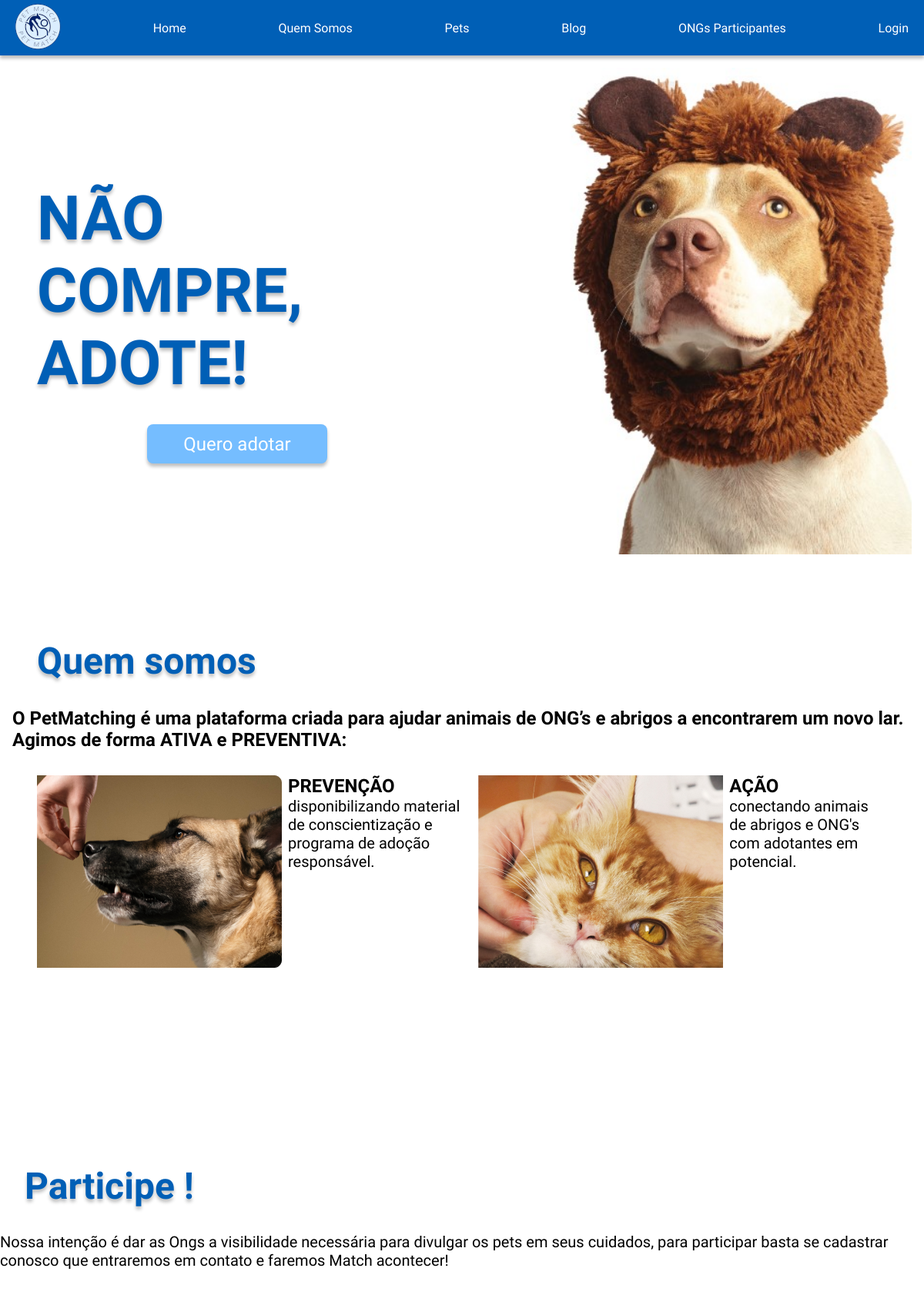
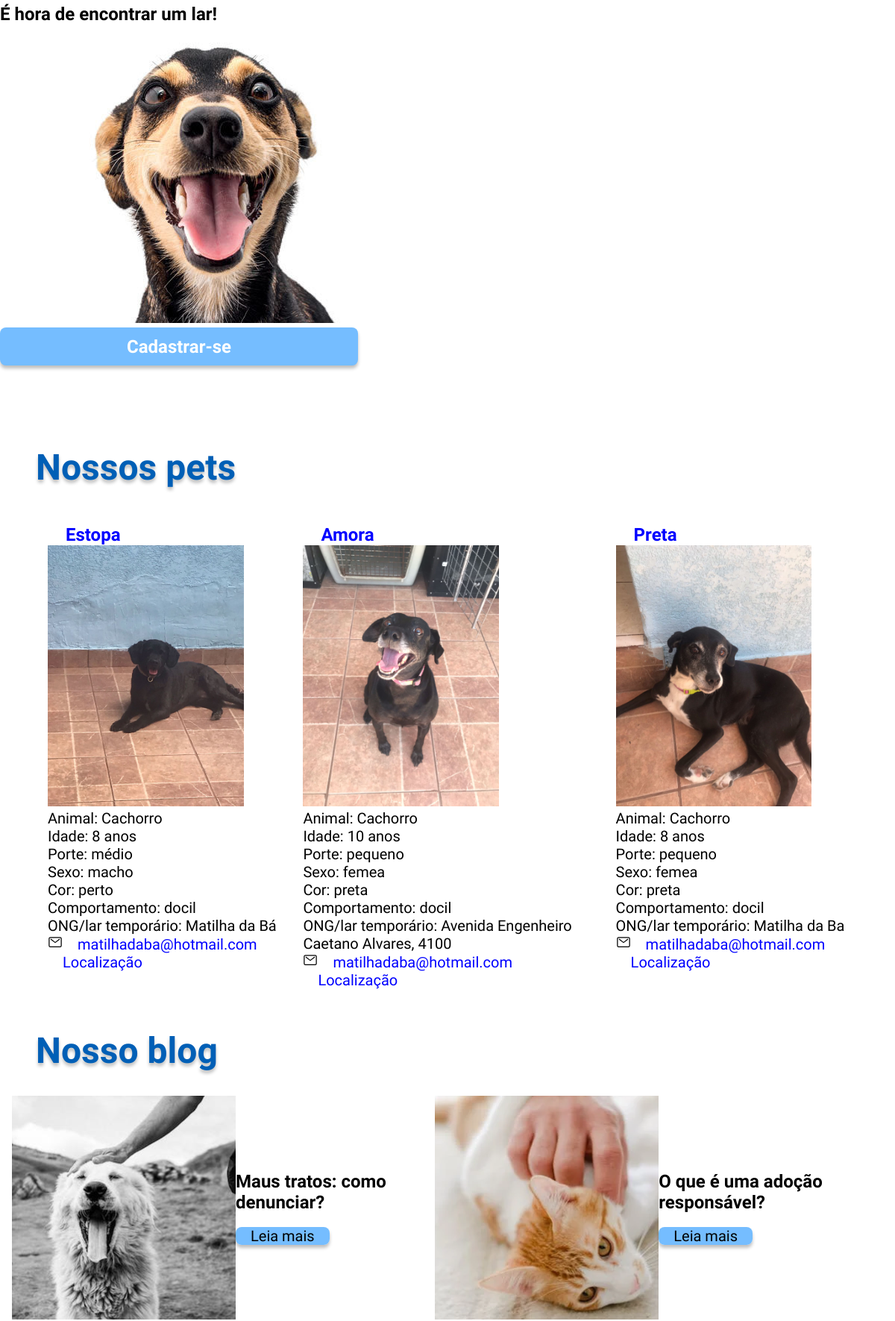
The page / (upper part) on the database its author committed (2 pictures, top to bottom).
### petmatch/models.py (models this page shows, shortened)
class Pet(models.Model):
    animal = models.CharField(max_length=200)
    nome = models.CharField(max_length=200)
    data_nascimento = models.DateTimeField("data de nascimento")
    porte = models.CharField(max_length=10) # pequeno / medio / grande
    sexo = models.CharField(max_length=5) # femea / macho
    cor = models.CharField(max_length=200)
    localizacao = models.CharField(max_length=500)
    comportamento = models.CharField(max_length=500)
    email_contato = models.CharField(max_length=500, default="noreply@noreply.com.br")
    foto = models.ImageField(upload_to="photos/")
    def idade(self) -> int:
        return timezone.now().year - self.data_nascimento.year

### petmatch/views.py (the view)
# urls.py: path('', views.index, name='index'),
def index(request):
    pets = list(Pet.objects.all()[0:3])
    random.shuffle(pets)
    return render(request, 'petmatch/index.html', {"pets": pets})

### templates/petmatch/index.html (shortened to what this page needs)
{% load static %}
<!DOCTYPE html>
<html lang="pt-BR">
    <head>
        <link rel="stylesheet" href="{% static 'styles/styles.css' %}">
    </head>
    <body>
        <main>
            <section id="home">
                <section class="cabecalho">
                    <nav class="cabecalho-menu">
                        <a class="cabecalho-logo" href="{% url 'index' %}">
                            <img src="{% static 'img/logo-menor.png' %}" alt="logo Petmatching" />
                        </a>
                        <a class="cabecalho-menu-item" href="{% url 'index' %}">Home</a>
                        <a class="cabecalho-menu-item" href="#quem_somos">Quem Somos</a>
                        <a class="cabecalho-menu-item" href="{% url 'lista_pets' %}">Pets</a>
                        <a class="cabecalho-menu-item" href="#blog">Blog</a>
                        <a class="cabecalho-menu-item" href="{% url 'lista_ong' %}">ONGs Participantes</a>
                        <a class="cabecalho-menu-item" href="{% url 'login' %}">Login</a>
                    </nav>
                </section>
                <section class="conteudo_inicial">
                    <div class="conteudo_inicial_box1">
                        <h1 class="conteudo_inicial_titulo">NÃO COMPRE, ADOTE!</h1>
                        <a class="conteudo_inicial_botao" href="#pets">Quero adotar</a>
                    </div>
                    <img class="conteudo_inicial_imagem"
                         src="{% static 'img/background_home2.jpg' %}"
                         alt="Imagem de cachorro">
                </section>
            </section>
            <section id="quem_somos">
                <h1>Quem somos</h1>
                <h2>
                    O PetMatching é uma plataforma criada para ajudar animais de ONG’s e abrigos a encontrarem um novo lar. Agimos de forma ATIVA e PREVENTIVA:
                </h2>
                <section class="quem_somos_conteudo">
                    <img src="{% static 'img/img3 dog_quemsomos.png' %}" alt="Imagem de um cachorro com pelagem de cor preta e bege, e uma mão humana em seu focinho" />
                    <div class="quem_somos_prevencao">
                        <h2>PREVENÇÃO</h2>
                        <p>disponibilizando material de conscientização e programa de adoção responsável.</p>
                    </div>
                    <img src="{% static 'img/img2 cat_quemsomos.png' %}" alt="Imagem de um gato de pelagem laranja, recebendo carinho de um humano" />
                    <div class="quem_somos_cao">
                        <h2>AÇÃO</h2>
                        <p>conectando animais de abrigos e ONG's com adotantes em potencial.</p>
                    </div>
                </section>
            </section>
            <section class="chamada_cadastro">
                <div class="participe">
                    <h1>Participe !</h1>
                    <p>Nossa intenção é dar as Ongs a visibilidade necessária para divulgar os pets em seus cuidados, para participar basta se cadastrar conosco que entraremos em contato e faremos Match acontecer!</p>
                    <br></br>
                    <h2> É hora de encontrar um lar! <h2>
                    <img class="cachorro-feliz" src="{% static 'img/cachorro-feliz.jpg' %}" alt="cachorro-preto-caramelo">
                    <a class="conteudo_inicial_botao" href="{% url 'cadastro_ong' %}">Cadastrar-se</a>
                 </div>
            <br></br>
            </section>
            <section id="pets">
                <h1>Nossos pets</h1>
                <section class="pets_conteudo">
                    {% for pet in pets %}
                        <div class="Estopa">
                            <h2>
                                <a href="{% url 'detalhes_pet' pet_id=pet.id %}">{{ pet.nome }}</a>
                            </h2>
                            <img class="imagem_pet_home" src="{{ pet.foto.url }}" />
                            <ul>
                                <li>Animal: {{ pet.animal }}</li>
                                <li>Idade: {{ pet.idade }} anos</li>
                                <li>Porte: {{ pet.porte }}</li>
                                <li>Sexo: {{ pet.sexo }}</li>
                                <li>Cor: {{ pet.cor }}</li>
                                <li>Comportamento: {{ pet.comportamento }}</li>
                                <li>ONG/lar temporário: {{ pet.localizacao }}</li>
                                <li>
                                <ion-icon name="mail-outline"></ion-icon><a href="{{ pet.email_contato }}">{{ pet.email_contato }}</a>
                                <a href="{% url 'localizacao_pet' pet.id %}">Localização</a>
                            </li>
                        </ul>
                    </div>
                {% endfor %}
            </section>
        </section>
        <section id="blog">
            <h1>Nosso blog</h1>
            <section class="blog_conteudo">
                <img src="{% static 'img/img7 dog_nossoblog.png' %}" alt="Imagem em preto e branco de um cachorro da raça labrador, recebendo carinho de um humano">
                <div class="blog_conteudo_box1">
                    <h2>Maus tratos: como denunciar?</h2>
                    <br>
                    <a href="" class="leia_mais">Leia mais</a>
                </div>
                <img src="{% static 'img/img8 cat_nossoblog.png' %}" alt="Imagem de um gato branco e laranja, recebendo carinho de um humano">
                <div class="blog_conteudo_box2">
                    <h2>O que é uma adoção responsável?</h2>
                    <br>
                    <a href="" class="leia_mais">Leia mais</a>
                </div>
            </section>
        </section>
    </main>
</body>
</html>

### setup/static/styles/styles.css (style rules this page uses)
* { margin: 0; padding: 0; box-sizing: border-box; text-decoration: none; }
.cabecalho { display: flex; flex-direction: row; align-items: center; justify-content: space-between; width: 100%; padding: 4px; color: #ffffff; background: #005FB6; box-shadow: 0px 4px 4px rgba(0, 0, 0, 0.25); }
.cabecalho-menu { width: 100%; display: flex; justify-content: space-between; align-content: center; align-items: center; }
#home { height: 750px; }
.conteudo_inicial { display: flex; flex-direction: row; justify-content: center; align-items: center; width: 100%; padding: 1em; }
.conteudo_inicial_titulo { font-family: 'Titan One'; font-size: 5rem; color: #005FB6; text-shadow: 0px 4px 4px rgba(0, 0, 0, 0.25); margin: 32px; }
.conteudo_inicial_imagem { width: 50%; align-items:last baseline; }
.conteudo_inicial_box1 { display: flex; flex-direction: column; align-items: center; width: 50%; }
.conteudo_inicial_botao { width: 40%; height: 51px; background: #75BDFF; box-shadow: 0px 4px 4px rgba(0, 0, 0, 0.25); border-radius: 8px; color: #ffffff; font-family: 'Lilita One'; font-size: 1.5rem; border-style: hidden; text-align: center; display: flex; justify-content: center; align-items: center; }
body { box-sizing: border-box; height: 100vh; font-family: 'Lilita One'; font-style: normal; font-size: 1rem; font-weight: 400; }
h1 { font-family: 'Titan One'; font-size: 3rem; color: #005FB6; text-shadow: 0px 4px 4px rgba(0, 0, 0, 0.25); margin: 32px; }
h2 { font-size: 1.5rem; }
p, li { font-family: 'Quicksand', sans-serif; font-size: 1.25rem; list-style-type: none; }
a { padding-right: 1em; padding-left: 1em; color: #ffffff; }
#quem_somos { height: 650px; margin: 1em; margin-top: 5em; }
.quem_somos_conteudo { display: flex; justify-content: space-between; flex-direction: row; gap: 8px; margin: 2em; }
#pets { min-height: 750px; margin: 1em; }
.pets_conteudo { margin: 2em; display: flex; justify-content: space-between; }
.pets_conteudo div { margin: 1em; }
.pets_conteudo div a { color: blue; }
#blog { margin: 1em; height: 600px; }
.blog_conteudo { display: flex; justify-content: space-between; flex-direction: row; align-items: center; }
button, .voltar, .leia_mais, .quero_adotar { width: 160px; height: 40px; margin-top: 2px; margin-bottom: 5px; background: #75BDFF; box-shadow: 0px 4px 4px rgba(0, 0, 0, 0.25); border-radius: 8px; color: #000000; font-family: 'Lilita One'; font-size: 1.25rem; border-style: hidden; }
.imagem_pet_home { width: auto; height: 350px; }

### rows shown on the page
Pet: nome "Estopa", foto (picture), animal "Cachorro", idade "8", porte "médio", sexo "macho", cor "perto", comportamento "docil", localizacao "Matilha da Bá", email_contato "matilhadaba@hotmail.com"
Pet: nome "Amora", foto (picture), animal "Cachorro", idade "10", porte "pequeno", sexo "femea", cor "preta", comportamento "docil", localizacao "Avenida Engenheiro Caetano Alvares, 4100", email_contato "matilhadaba@hotmail.com"
Pet: nome "Preta", foto (picture), animal "Cachorro", idade "8", porte "pequeno", sexo "femea", cor "preta", comportamento "docil", localizacao "Matilha da Ba", email_contato "matilhadaba@hotmail.com"
